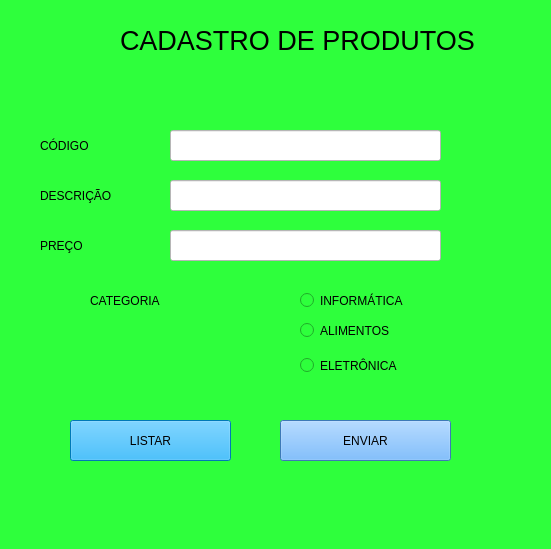
<?xml version="1.0" encoding="UTF-8"?>
<ui version="4.0">
 <class>MainWindow</class>
 <widget class="QMainWindow" name="MainWindow">
  <property name="geometry">
   <rect>
    <x>0</x>
    <y>0</y>
    <width>551</width>
    <height>549</height>
   </rect>
  </property>
  <property name="windowTitle">
   <string>MainWindow</string>
  </property>
  <property name="styleSheet">
   <string notr="true">font: 75 20pt &quot;MS Shell Dlg 2&quot;;
background-color: rgb(25, 255, 132);
background-color: rgb(46, 255, 60);</string>
  </property>
  <widget class="QWidget" name="centralwidget">
   <widget class="QLabel" name="label">
    <property name="geometry">
     <rect>
      <x>120</x>
      <y>20</y>
      <width>391</width>
      <height>41</height>
     </rect>
    </property>
    <property name="font">
     <font>
      <family>MS Shell Dlg 2</family>
      <pointsize>20</pointsize>
      <weight>9</weight>
      <italic>false</italic>
      <bold>false</bold>
     </font>
    </property>
    <property name="layoutDirection">
     <enum>Qt::LeftToRight</enum>
    </property>
    <property name="text">
     <string>CADASTRO DE PRODUTOS</string>
    </property>
   </widget>
   <widget class="QLabel" name="label_2">
    <property name="geometry">
     <rect>
      <x>40</x>
      <y>130</y>
      <width>141</width>
      <height>31</height>
     </rect>
    </property>
    <property name="styleSheet">
     <string notr="true">font: 75 14pt &quot;MS Shell Dlg 2&quot;;
font: 75 16pt &quot;MS Shell Dlg 2&quot;;</string>
    </property>
    <property name="text">
     <string>CÓDIGO</string>
    </property>
   </widget>
   <widget class="QLabel" name="label_3">
    <property name="geometry">
     <rect>
      <x>40</x>
      <y>180</y>
      <width>181</width>
      <height>31</height>
     </rect>
    </property>
    <property name="styleSheet">
     <string notr="true">font: 75 16pt &quot;MS Shell Dlg 2&quot;;</string>
    </property>
    <property name="text">
     <string>DESCRIÇÃO</string>
    </property>
   </widget>
   <widget class="QLabel" name="label_4">
    <property name="geometry">
     <rect>
      <x>40</x>
      <y>230</y>
      <width>141</width>
      <height>31</height>
     </rect>
    </property>
    <property name="styleSheet">
     <string notr="true">font: 75 16pt &quot;MS Shell Dlg 2&quot;;</string>
    </property>
    <property name="text">
     <string>PREÇO</string>
    </property>
   </widget>
   <widget class="QLineEdit" name="lineEdit">
    <property name="geometry">
     <rect>
      <x>170</x>
      <y>130</y>
      <width>271</width>
      <height>31</height>
     </rect>
    </property>
    <property name="styleSheet">
     <string notr="true">background-color: rgb(255, 255, 255);</string>
    </property>
   </widget>
   <widget class="QLineEdit" name="lineEdit_2">
    <property name="geometry">
     <rect>
      <x>170</x>
      <y>180</y>
      <width>271</width>
      <height>31</height>
     </rect>
    </property>
    <property name="styleSheet">
     <string notr="true">background-color: rgb(255, 255, 255);</string>
    </property>
   </widget>
   <widget class="QLineEdit" name="lineEdit_3">
    <property name="geometry">
     <rect>
      <x>170</x>
      <y>230</y>
      <width>271</width>
      <height>31</height>
     </rect>
    </property>
    <property name="styleSheet">
     <string notr="true">background-color: rgb(255, 255, 255);</string>
    </property>
   </widget>
   <widget class="QRadioButton" name="radioButton">
    <property name="geometry">
     <rect>
      <x>300</x>
      <y>290</y>
      <width>221</width>
      <height>21</height>
     </rect>
    </property>
    <property name="styleSheet">
     <string notr="true">font: 75 10pt &quot;MS Shell Dlg 2&quot;;
font: 75 12pt &quot;MS Shell Dlg 2&quot;;</string>
    </property>
    <property name="text">
     <string>INFORMÁTICA</string>
    </property>
   </widget>
   <widget class="QRadioButton" name="radioButton_2">
    <property name="geometry">
     <rect>
      <x>300</x>
      <y>320</y>
      <width>191</width>
      <height>21</height>
     </rect>
    </property>
    <property name="styleSheet">
     <string notr="true">font: 75 8pt &quot;MS Shell Dlg 2&quot;;
font: 75 12pt &quot;MS Shell Dlg 2&quot;;</string>
    </property>
    <property name="text">
     <string>ALIMENTOS</string>
    </property>
   </widget>
   <widget class="QRadioButton" name="radioButton_3">
    <property name="geometry">
     <rect>
      <x>300</x>
      <y>350</y>
      <width>191</width>
      <height>31</height>
     </rect>
    </property>
    <property name="styleSheet">
     <string notr="true">font: 75 12pt &quot;MS Shell Dlg 2&quot;;</string>
    </property>
    <property name="text">
     <string>ELETRÔNICA</string>
    </property>
   </widget>
   <widget class="QLabel" name="label_5">
    <property name="geometry">
     <rect>
      <x>90</x>
      <y>280</y>
      <width>181</width>
      <height>41</height>
     </rect>
    </property>
    <property name="text">
     <string>CATEGORIA</string>
    </property>
   </widget>
   <widget class="QPushButton" name="pushButton">
    <property name="geometry">
     <rect>
      <x>280</x>
      <y>420</y>
      <width>171</width>
      <height>41</height>
     </rect>
    </property>
    <property name="styleSheet">
     <string notr="true">background-color: rgb(85, 170, 255);</string>
    </property>
    <property name="text">
     <string>ENVIAR</string>
    </property>
   </widget>
   <widget class="QPushButton" name="pushButton_2">
    <property name="geometry">
     <rect>
      <x>70</x>
      <y>420</y>
      <width>161</width>
      <height>41</height>
     </rect>
    </property>
    <property name="styleSheet">
     <string notr="true">background-color: rgb(0, 170, 255);</string>
    </property>
    <property name="text">
     <string>LISTAR</string>
    </property>
   </widget>
  </widget>
  <widget class="QMenuBar" name="menubar">
   <property name="geometry">
    <rect>
     <x>0</x>
     <y>0</y>
     <width>551</width>
     <height>39</height>
    </rect>
   </property>
  </widget>
  <widget class="QStatusBar" name="statusbar"/>
 </widget>
 <resources/>
 <connections/>
</ui>
